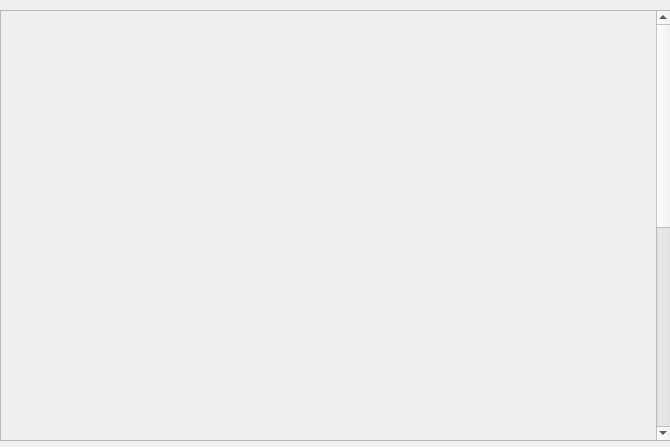
<?xml version="1.0" encoding="UTF-8"?>
<ui version="4.0">
 <class>Form</class>
 <widget class="QWidget" name="Form">
  <property name="geometry">
   <rect>
    <x>0</x>
    <y>0</y>
    <width>670</width>
    <height>447</height>
   </rect>
  </property>
  <property name="windowTitle">
   <string>Form</string>
  </property>
  <widget class="QScrollArea" name="scrollArea_2">
   <property name="geometry">
    <rect>
     <x>0</x>
     <y>10</y>
     <width>671</width>
     <height>431</height>
    </rect>
   </property>
   <property name="widgetResizable">
    <bool>true</bool>
   </property>
   <widget class="QWidget" name="scrollAreaWidgetContents_2">
    <property name="geometry">
     <rect>
      <x>0</x>
      <y>-331</y>
      <width>654</width>
      <height>850</height>
     </rect>
    </property>
    <property name="minimumSize">
     <size>
      <width>0</width>
      <height>850</height>
     </size>
    </property>
    <widget class="QWidget" name="verticalLayoutWidget_2">
     <property name="geometry">
      <rect>
       <x>0</x>
       <y>0</y>
       <width>671</width>
       <height>821</height>
      </rect>
     </property>
     <layout class="QVBoxLayout" name="verticalLayout_2">
      <item>
       <widget class="caInclude" name="cainclude">
        <property name="macro">
         <string notr="true">ID=0, SYS=$(SYS),DEVICE=$(DEVICE)</string>
        </property>
        <property name="filename" stdset="0">
         <string notr="true">G_EVR_input.ui</string>
        </property>
       </widget>
      </item>
      <item>
       <widget class="caInclude" name="cainclude_2">
        <property name="macro">
         <string notr="true">ID=1, SYS=$(SYS),DEVICE=$(DEVICE)</string>
        </property>
        <property name="filename" stdset="0">
         <string notr="true">G_EVR_input.ui</string>
        </property>
       </widget>
      </item>
      <item>
       <widget class="caInclude" name="cainclude_2">
        <property name="macro">
         <string notr="true">ID=2, SYS=$(SYS),DEVICE=$(DEVICE)</string>
        </property>
        <property name="filename" stdset="0">
         <string notr="true">G_EVR_input.ui</string>
        </property>
       </widget>
      </item>
      <item>
       <widget class="caInclude" name="cainclude_2">
        <property name="macro">
         <string notr="true">ID=3, SYS=$(SYS),DEVICE=$(DEVICE)</string>
        </property>
        <property name="filename" stdset="0">
         <string notr="true">G_EVR_input.ui</string>
        </property>
       </widget>
      </item>
      <item>
       <widget class="caInclude" name="cainclude_2">
        <property name="macro">
         <string notr="true">ID=4, SYS=$(SYS),DEVICE=$(DEVICE)</string>
        </property>
        <property name="filename" stdset="0">
         <string notr="true">G_EVR_input.ui</string>
        </property>
       </widget>
      </item>
      <item>
       <widget class="caInclude" name="cainclude_2">
        <property name="macro">
         <string notr="true">ID=5, SYS=$(SYS),DEVICE=$(DEVICE)</string>
        </property>
        <property name="filename" stdset="0">
         <string notr="true">G_EVR_input.ui</string>
        </property>
       </widget>
      </item>
      <item>
       <widget class="caInclude" name="cainclude_2">
        <property name="macro">
         <string notr="true">ID=6, SYS=$(SYS),DEVICE=$(DEVICE)</string>
        </property>
        <property name="filename" stdset="0">
         <string notr="true">G_EVR_input.ui</string>
        </property>
       </widget>
      </item>
      <item>
       <widget class="caInclude" name="cainclude_2">
        <property name="macro">
         <string notr="true">ID=7, SYS=$(SYS),DEVICE=$(DEVICE)</string>
        </property>
        <property name="filename" stdset="0">
         <string notr="true">G_EVR_input.ui</string>
        </property>
       </widget>
      </item>
     </layout>
    </widget>
   </widget>
  </widget>
 </widget>
 <customwidgets>
  <customwidget>
   <class>caInclude</class>
   <extends>QWidget</extends>
   <header>caInclude</header>
  </customwidget>
 </customwidgets>
 <resources/>
 <connections/>
</ui>
